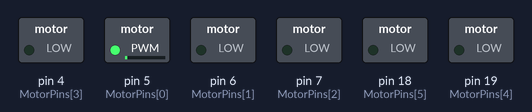
The sketch below on a simulated Arduino Uno, built with avr-gcc and run on an emulated ATmega328P. Parts: switched loads named in the sketch (green lamp = pin HIGH).

Above: at 0.05 s.
At 2.15 s:
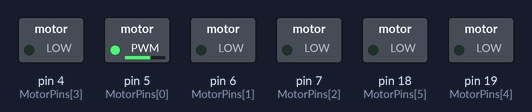
At 4.25 s:
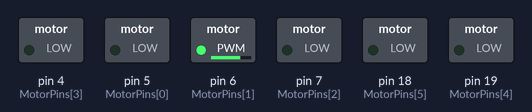
At 8.55 s:
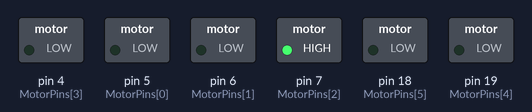
At 13.35 s:
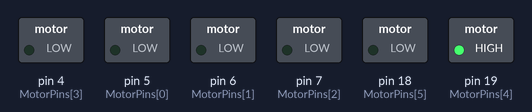
At 17.85 s:
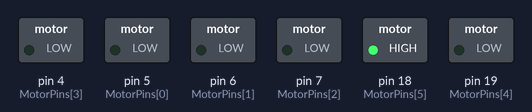
Timing chart, 0 to 26.9 s (numbered marks = the images above):
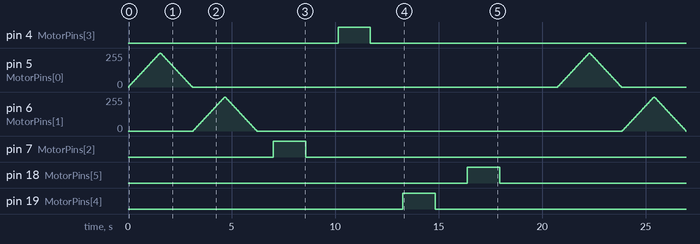

The sketch:

Multiple_Motor_Control.ino
```cpp
// int ledPin = 4;    // LED connected to digital pin 10
// int ledPinlow = 5;    // LED connected to digital pin 10


// void setup() {
//   // declaring LED pin as output
//   pinMode(ledPin, OUTPUT);
//   pinMode(ledPinlow, OUTPUT);
//   analogWrite(ledPinlow, 0);
// }

// void loop() {
//   // fade in from min to max in increments of 5 points:
//   for (int fadeValue = 0 ; fadeValue <= 255; fadeValue += 5) {
//     // sets the value (range from 0 to 255):
//     analogWrite(ledPin, fadeValue);
//     // wait for 30 milliseconds to see the dimming effect
//     delay(50);
//   }

//   // fade out from max to min in increments of 5 points:
//   for (int fadeValue = 255 ; fadeValue >= 0; fadeValue -= 5) {
//     // sets the value (range from 0 to 255):
//     analogWrite(ledPin, fadeValue);
//     // wait for 30 milliseconds to see the dimming effect
//     delay(50);
//   }
// }


// USER DEFINED
int MotorPins[] = {5, 6, 7, 4, 19, 18}; // Array of motor pins
int num_Motors = 6; // Calculate the length of the array
int ledPin = 3;    // LED connected to digital pin 3

void setup() {
  // declaring LED pin as output
  // pinMode(ledPin, OUTPUT);

  for (int i = 0; i < num_Motors; i++) {
    pinMode(MotorPins[i], OUTPUT); // Initialize each motor pin as OUTPUT
    analogWrite(MotorPins[i], 0);
  }
}

void loop() {
  // fade in from min to max in increments of 5 points:
  for (int i = 0; i < num_Motors; i++) {
    int j=i;
  for (int fadeValue = 0 ; fadeValue <= 255; fadeValue += 5) {

      analogWrite(MotorPins[j], fadeValue);

    // sets the value (range from 0 to 255):
    // analogWrite(ledPin, fadeValue);
    // wait for 30 milliseconds to see the dimming effect
    delay(30);
  }

  // fade out from max to min in increments of 5 points:
  for (int fadeValue = 255 ; fadeValue >= 0; fadeValue -= 5) {

      analogWrite(MotorPins[j], fadeValue);

    // sets the value (range from 0 to 255):
    // analogWrite(ledPin, fadeValue);
    // wait for 30 milliseconds to see the dimming effect
    delay(30);
  }
  }
  delay(2000);
}
```

Measured:
- by itself, pin 4 (MotorPins[3]), pin 7 (MotorPins[2]), pin 18 (MotorPins[5]), pin 19 (MotorPins[4]): alternates HIGH for 1.6 s and LOW for 19.2 s
